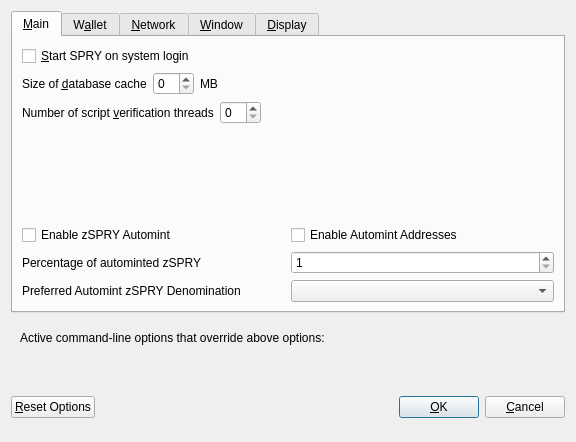
<?xml version="1.0" encoding="UTF-8"?>
<ui version="4.0">
 <class>OptionsDialog</class>
 <widget class="QDialog" name="OptionsDialog">
  <property name="geometry">
   <rect>
    <x>0</x>
    <y>0</y>
    <width>576</width>
    <height>442</height>
   </rect>
  </property>
  <property name="windowTitle">
   <string>Options</string>
  </property>
  <property name="modal">
   <bool>true</bool>
  </property>
  <layout class="QVBoxLayout" name="verticalLayout">
   <item>
    <widget class="QTabWidget" name="tabWidget">
     <property name="currentIndex">
      <number>0</number>
     </property>
     <widget class="QWidget" name="tabMain">
      <attribute name="title">
       <string>&amp;Main</string>
      </attribute>
      <layout class="QVBoxLayout" name="verticalLayout_Main">
       <item>
        <widget class="QCheckBox" name="bitcoinAtStartup">
         <property name="toolTip">
          <string>Automatically start SPRY after logging in to the system.</string>
         </property>
         <property name="text">
          <string>&amp;Start SPRY on system login</string>
         </property>
        </widget>
       </item>
       <item>
        <layout class="QHBoxLayout" name="horizontalLayout_2_Main">
         <item>
          <widget class="QLabel" name="databaseCacheLabel">
           <property name="text">
            <string>Size of &amp;database cache</string>
           </property>
           <property name="textFormat">
            <enum>Qt::PlainText</enum>
           </property>
           <property name="buddy">
            <cstring>databaseCache</cstring>
           </property>
          </widget>
         </item>
         <item>
          <widget class="QSpinBox" name="databaseCache"/>
         </item>
         <item>
          <widget class="QLabel" name="databaseCacheUnitLabel">
           <property name="text">
            <string>MB</string>
           </property>
           <property name="textFormat">
            <enum>Qt::PlainText</enum>
           </property>
          </widget>
         </item>
         <item>
          <spacer name="horizontalSpacer_2_Main">
           <property name="orientation">
            <enum>Qt::Horizontal</enum>
           </property>
           <property name="sizeHint" stdset="0">
            <size>
             <width>40</width>
             <height>20</height>
            </size>
           </property>
          </spacer>
         </item>
        </layout>
       </item>
       <item>
        <layout class="QHBoxLayout" name="horizontalLayout_3_Main">
         <item>
          <widget class="QLabel" name="threadsScriptVerifLabel">
           <property name="text">
            <string>Number of script &amp;verification threads</string>
           </property>
           <property name="textFormat">
            <enum>Qt::PlainText</enum>
           </property>
           <property name="buddy">
            <cstring>threadsScriptVerif</cstring>
           </property>
          </widget>
         </item>
         <item>
          <widget class="QSpinBox" name="threadsScriptVerif">
           <property name="toolTip">
            <string>(0 = auto, &lt;0 = leave that many cores free)</string>
           </property>
          </widget>
         </item>
         <item>
          <spacer name="horizontalSpacer_3_Main">
           <property name="orientation">
            <enum>Qt::Horizontal</enum>
           </property>
           <property name="sizeHint" stdset="0">
            <size>
             <width>40</width>
             <height>20</height>
            </size>
           </property>
          </spacer>
         </item>
        </layout>
       </item>
       <item>
        <spacer name="verticalSpacer_2">
         <property name="orientation">
          <enum>Qt::Vertical</enum>
         </property>
         <property name="sizeHint" stdset="0">
          <size>
           <width>20</width>
           <height>40</height>
          </size>
         </property>
        </spacer>
       </item>
       <item>
        <widget class="QWidget" name="verticalZpivOptionsWidget" native="true">
         <layout class="QVBoxLayout" name="verticalZpivOptionsLayout">
          <property name="margin">
           <number>0</number>
          </property>
          <item>
           <layout class="QHBoxLayout" name="horizontalAutomintingLayout">
            <item>
             <widget class="QCheckBox" name="checkBoxZeromintEnable">
              <property name="toolTip">
               <string>Enable automatic minting of SPRY units to zSPRY</string>
              </property>
              <property name="layoutDirection">
               <enum>Qt::LeftToRight</enum>
              </property>
              <property name="text">
               <string>Enable zSPRY Automint</string>
              </property>
             </widget>
            </item>
            <item>
             <widget class="QCheckBox" name="checkBoxZeromintAddresses">
              <property name="toolTip">
               <string>Enable automatic zSPRY minting from specific addresses</string>
              </property>
              <property name="layoutDirection">
               <enum>Qt::LeftToRight</enum>
              </property>
              <property name="text">
               <string>Enable Automint Addresses</string>
              </property>
             </widget>
            </item>
           </layout>
          </item>
          <item>
           <layout class="QHBoxLayout" name="horizontalZmintPercentageLayout">
            <item>
             <widget class="QLabel" name="percentage_label">
              <property name="toolTip">
               <string>Percentage of incoming SPRY which get automatically converted to zSPRY via Zerocoin Protocol (min: 10%)</string>
              </property>
              <property name="text">
               <string>Percentage of autominted zSPRY</string>
              </property>
             </widget>
            </item>
            <item>
             <widget class="QSpinBox" name="zeromintPercentage">
              <property name="minimum">
               <number>1</number>
              </property>
              <property name="maximum">
               <number>100</number>
              </property>
             </widget>
            </item>
           </layout>
          </item>
          <item>
           <layout class="QHBoxLayout" name="horizontalLayout" stretch="0,0">
            <property name="sizeConstraint">
             <enum>QLayout::SetFixedSize</enum>
            </property>
            <item>
             <widget class="QLabel" name="labelPreferredDenom">
              <property name="maximumSize">
               <size>
                <width>16777215</width>
                <height>16777215</height>
               </size>
              </property>
              <property name="toolTip">
               <string>Wait with automatic conversion to Zerocoin until enough SPRY for this denomination is available</string>
              </property>
              <property name="text">
               <string>Preferred Automint zSPRY Denomination</string>
              </property>
             </widget>
            </item>
            <item>
             <widget class="QComboBox" name="preferredDenom">
              <property name="maximumSize">
               <size>
                <width>16777215</width>
                <height>27</height>
               </size>
              </property>
              <property name="toolTip">
               <string>Wait with automatic conversion to Zerocoin until enough SPRY for this denomination is available</string>
              </property>
              <property name="maxVisibleItems">
               <number>9</number>
              </property>
              <property name="maxCount">
               <number>9</number>
              </property>
             </widget>
            </item>
           </layout>
          </item>
         </layout>
        </widget>
       </item>
      </layout>
     </widget>
     <widget class="QWidget" name="tabWallet">
      <attribute name="title">
       <string>W&amp;allet</string>
      </attribute>
      <layout class="QVBoxLayout" name="verticalLayout_Wallet">
       <item>
        <layout class="QHBoxLayout" name="horizontalLayout_2_Wallet">
         <item>
          <widget class="QLabel" name="labelStakeSplitThresholdText">
           <property name="text">
            <string>Stake split threshold:</string>
           </property>
          </widget>
         </item>
         <item>
          <widget class="QSpinBox" name="spinBoxStakeSplitThreshold">
           <property name="minimum">
            <number>1</number>
           </property>
           <property name="maximum">
            <number>999999</number>
           </property>
          </widget>
         </item>
        </layout>
       </item>
       <item>
        <widget class="QGroupBox" name="groupBox">
         <property name="title">
          <string>Expert</string>
         </property>
         <layout class="QVBoxLayout" name="verticalLayout_2">
          <item>
           <widget class="QCheckBox" name="coinControlFeatures">
            <property name="toolTip">
             <string>Whether to show coin control features or not.</string>
            </property>
            <property name="text">
             <string>Enable coin &amp;control features</string>
            </property>
           </widget>
          </item>
          <item>
           <widget class="QCheckBox" name="showMasternodesTab">
            <property name="toolTip">
             <string>Show additional tab listing all your masternodes in first sub-tab&lt;br/&gt;and all masternodes on the network in second sub-tab.</string>
            </property>
            <property name="text">
             <string>Show Masternodes Tab</string>
            </property>
           </widget>
          </item>
          <item>
           <widget class="QCheckBox" name="spendZeroConfChange">
            <property name="toolTip">
             <string>If you disable the spending of unconfirmed change, the change from a transaction&lt;br/&gt;cannot be used until that transaction has at least one confirmation.&lt;br/&gt;This also affects how your balance is computed.</string>
            </property>
            <property name="text">
             <string>&amp;Spend unconfirmed change</string>
            </property>
           </widget>
          </item>
         </layout>
        </widget>
       </item>
       <item>
        <spacer name="verticalSpacer_Wallet">
         <property name="orientation">
          <enum>Qt::Vertical</enum>
         </property>
         <property name="sizeHint" stdset="0">
          <size>
           <width>20</width>
           <height>40</height>
          </size>
         </property>
        </spacer>
       </item>
      </layout>
     </widget>
     <widget class="QWidget" name="tabNetwork">
      <attribute name="title">
       <string>&amp;Network</string>
      </attribute>
      <layout class="QVBoxLayout" name="verticalLayout_Network">
       <item>
        <widget class="QCheckBox" name="mapPortUpnp">
         <property name="toolTip">
          <string>Automatically open the SPRY client port on the router. This only works when your router supports UPnP and it is enabled.</string>
         </property>
         <property name="text">
          <string>Map port using &amp;UPnP</string>
         </property>
        </widget>
       </item>
       <item>
        <widget class="QCheckBox" name="allowIncoming">
         <property name="toolTip">
          <string>Accept connections from outside</string>
         </property>
         <property name="text">
          <string>Allow incoming connections</string>
         </property>
        </widget>
       </item>
       <item>
        <widget class="QCheckBox" name="connectSocks">
         <property name="toolTip">
          <string>Connect to the SPRY network through a SOCKS5 proxy.</string>
         </property>
         <property name="text">
          <string>&amp;Connect through SOCKS5 proxy (default proxy):</string>
         </property>
        </widget>
       </item>
       <item>
        <layout class="QHBoxLayout" name="horizontalLayout_1_Network">
         <item>
          <widget class="QLabel" name="proxyIpLabel">
           <property name="text">
            <string>Proxy &amp;IP:</string>
           </property>
           <property name="textFormat">
            <enum>Qt::PlainText</enum>
           </property>
           <property name="buddy">
            <cstring>proxyIp</cstring>
           </property>
          </widget>
         </item>
         <item>
          <widget class="QValidatedLineEdit" name="proxyIp">
           <property name="minimumSize">
            <size>
             <width>140</width>
             <height>0</height>
            </size>
           </property>
           <property name="maximumSize">
            <size>
             <width>140</width>
             <height>16777215</height>
            </size>
           </property>
           <property name="toolTip">
            <string>IP address of the proxy (e.g. IPv4: 127.0.0.1 / IPv6: ::1)</string>
           </property>
          </widget>
         </item>
         <item>
          <widget class="QLabel" name="proxyPortLabel">
           <property name="text">
            <string>&amp;Port:</string>
           </property>
           <property name="textFormat">
            <enum>Qt::PlainText</enum>
           </property>
           <property name="buddy">
            <cstring>proxyPort</cstring>
           </property>
          </widget>
         </item>
         <item>
          <widget class="QLineEdit" name="proxyPort">
           <property name="minimumSize">
            <size>
             <width>55</width>
             <height>0</height>
            </size>
           </property>
           <property name="maximumSize">
            <size>
             <width>55</width>
             <height>16777215</height>
            </size>
           </property>
           <property name="toolTip">
            <string>Port of the proxy (e.g. 9050)</string>
           </property>
          </widget>
         </item>
         <item>
          <spacer name="horizontalSpacer_1_Network">
           <property name="orientation">
            <enum>Qt::Horizontal</enum>
           </property>
           <property name="sizeHint" stdset="0">
            <size>
             <width>40</width>
             <height>20</height>
            </size>
           </property>
          </spacer>
         </item>
        </layout>
       </item>
       <item>
        <spacer name="verticalSpacer_Network">
         <property name="orientation">
          <enum>Qt::Vertical</enum>
         </property>
         <property name="sizeHint" stdset="0">
          <size>
           <width>20</width>
           <height>40</height>
          </size>
         </property>
        </spacer>
       </item>
      </layout>
     </widget>
     <widget class="QWidget" name="tabWindow">
      <attribute name="title">
       <string>&amp;Window</string>
      </attribute>
      <layout class="QVBoxLayout" name="verticalLayout_Window">
       <item>
        <widget class="QCheckBox" name="minimizeToTray">
         <property name="toolTip">
          <string>Show only a tray icon after minimizing the window.</string>
         </property>
         <property name="text">
          <string>&amp;Minimize to the tray instead of the taskbar</string>
         </property>
        </widget>
       </item>
       <item>
        <widget class="QCheckBox" name="minimizeOnClose">
         <property name="toolTip">
          <string>Minimize instead of exit the application when the window is closed. When this option is enabled, the application will be closed only after selecting Quit in the menu.</string>
         </property>
         <property name="text">
          <string>M&amp;inimize on close</string>
         </property>
        </widget>
       </item>
       <item>
        <spacer name="verticalSpacer_Window">
         <property name="orientation">
          <enum>Qt::Vertical</enum>
         </property>
         <property name="sizeHint" stdset="0">
          <size>
           <width>20</width>
           <height>40</height>
          </size>
         </property>
        </spacer>
       </item>
      </layout>
     </widget>
     <widget class="QWidget" name="tabDisplay">
      <attribute name="title">
       <string>&amp;Display</string>
      </attribute>
      <layout class="QVBoxLayout" name="verticalLayout_Display">
       <item>
        <layout class="QHBoxLayout" name="horizontalLayout_1_Display">
         <item>
          <widget class="QLabel" name="langLabel">
           <property name="text">
            <string>User Interface &amp;language:</string>
           </property>
           <property name="textFormat">
            <enum>Qt::PlainText</enum>
           </property>
           <property name="buddy">
            <cstring>lang</cstring>
           </property>
          </widget>
         </item>
         <item>
          <widget class="QValueComboBox" name="lang">
           <property name="toolTip">
            <string>The user interface language can be set here. This setting will take effect after restarting SPRY.</string>
           </property>
          </widget>
         </item>
        </layout>
       </item>
       <item>
        <widget class="QLabel" name="label_3">
         <property name="toolTip">
          <string notr="true"/>
         </property>
         <property name="statusTip">
          <string notr="true"/>
         </property>
         <property name="whatsThis">
          <string notr="true"/>
         </property>
         <property name="accessibleName">
          <string notr="true"/>
         </property>
         <property name="text">
          <string>Language missing or translation incomplete? Help contributing translations here:
https://discord.gg/ARRRgQzpdZ</string>
         </property>
         <property name="wordWrap">
          <bool>true</bool>
         </property>
         <property name="openExternalLinks">
          <bool>true</bool>
         </property>
         <property name="textInteractionFlags">
          <set>Qt::TextBrowserInteraction</set>
         </property>
        </widget>
       </item>
       <item>
        <layout class="QHBoxLayout" name="horizontalLayout_2_Display" stretch="0,0">
         <item>
          <widget class="QLabel" name="themeLabel">
           <property name="text">
            <string>User Interface Theme:</string>
           </property>
          </widget>
         </item>
         <item>
          <widget class="QValueComboBox" name="theme"/>
         </item>
        </layout>
       </item>
       <item>
        <widget class="QWidget" name="verticalZpivDisplayWidget" native="true">
         <layout class="QVBoxLayout" name="verticalZpivDisplayLayout">
          <property name="margin">
           <number>0</number>
          </property>
          <item>
           <widget class="Line" name="line">
            <property name="orientation">
             <enum>Qt::Horizontal</enum>
            </property>
           </widget>
          </item>
          <item>
           <layout class="QHBoxLayout" name="horizontalLayout_3_Display">
            <item>
             <widget class="QLabel" name="unitLabel">
              <property name="text">
               <string>Unit to show amounts in:</string>
              </property>
              <property name="textFormat">
               <enum>Qt::PlainText</enum>
              </property>
             </widget>
            </item>
            <item>
             <widget class="QValueComboBox" name="unit">
              <property name="toolTip">
               <string>Choose the default subdivision unit to show in the interface and when sending coins.</string>
              </property>
             </widget>
            </item>
           </layout>
          </item>
          <item>
           <layout class="QHBoxLayout" name="horizontalLayout_4_Display">
            <item>
             <widget class="QLabel" name="digitsLabel">
              <property name="text">
               <string>Decimal digits</string>
              </property>
             </widget>
            </item>
            <item>
             <widget class="QValueComboBox" name="digits"/>
            </item>
           </layout>
          </item>
          <item>
           <layout class="QHBoxLayout" name="horizontalLayout_5_Display">
            <item>
             <widget class="QCheckBox" name="checkBoxHideZeroBalances">
              <property name="toolTip">
               <string>Hide empty balances</string>
              </property>
              <property name="layoutDirection">
               <enum>Qt::LeftToRight</enum>
              </property>
              <property name="text">
               <string>Hide empty balances</string>
              </property>
             </widget>
            </item>
            <item>
             <widget class="QCheckBox" name="checkBoxHideOrphans">
              <property name="toolTip">
               <string>Hide orphan stakes in transaction lists</string>
              </property>
              <property name="text">
               <string>Hide orphan stakes</string>
              </property>
             </widget>
            </item>
            <item>
             <spacer name="horizontalSpacer">
              <property name="orientation">
               <enum>Qt::Horizontal</enum>
              </property>
              <property name="sizeHint" stdset="0">
               <size>
                <width>40</width>
                <height>20</height>
               </size>
              </property>
             </spacer>
            </item>
           </layout>
          </item>
          <item>
           <layout class="QHBoxLayout" name="horizontalLayout_6_Display">
            <item>
             <widget class="QLabel" name="thirdPartyTxUrlsLabel">
              <property name="toolTip">
               <string>Third party URLs (e.g. a block explorer) that appear in the transactions tab as context menu items. %s in the URL is replaced by transaction hash. Multiple URLs are separated by vertical bar |.</string>
              </property>
              <property name="text">
               <string>Third party transaction URLs</string>
              </property>
             </widget>
            </item>
            <item>
             <widget class="QLineEdit" name="thirdPartyTxUrls">
              <property name="toolTip">
               <string>Third party URLs (e.g. a block explorer) that appear in the transactions tab as context menu items. %s in the URL is replaced by transaction hash. Multiple URLs are separated by vertical bar |.</string>
              </property>
             </widget>
            </item>
           </layout>
          </item>
         </layout>
        </widget>
       </item>
       <item>
        <spacer name="verticalSpacer">
         <property name="orientation">
          <enum>Qt::Vertical</enum>
         </property>
         <property name="sizeHint" stdset="0">
          <size>
           <width>20</width>
           <height>40</height>
          </size>
         </property>
        </spacer>
       </item>
      </layout>
     </widget>
    </widget>
   </item>
   <item>
    <widget class="QFrame" name="frame">
     <layout class="QVBoxLayout" name="verticalLayout_Bottom">
      <item>
       <layout class="QHBoxLayout" name="horizontalLayout_Bottom">
        <item>
         <widget class="QLabel" name="overriddenByCommandLineInfoLabel">
          <property name="text">
           <string>Active command-line options that override above options:</string>
          </property>
          <property name="textFormat">
           <enum>Qt::PlainText</enum>
          </property>
         </widget>
        </item>
        <item>
         <spacer name="horizontalSpacer_Bottom">
          <property name="orientation">
           <enum>Qt::Horizontal</enum>
          </property>
          <property name="sizeHint" stdset="0">
           <size>
            <width>40</width>
            <height>20</height>
           </size>
          </property>
         </spacer>
        </item>
       </layout>
      </item>
      <item>
       <widget class="QLabel" name="overriddenByCommandLineLabel">
        <property name="text">
         <string/>
        </property>
        <property name="textFormat">
         <enum>Qt::PlainText</enum>
        </property>
        <property name="wordWrap">
         <bool>true</bool>
        </property>
       </widget>
      </item>
     </layout>
    </widget>
   </item>
   <item>
    <layout class="QHBoxLayout" name="horizontalLayout_Buttons">
     <item>
      <widget class="QPushButton" name="resetButton">
       <property name="toolTip">
        <string>Reset all client options to default.</string>
       </property>
       <property name="text">
        <string>&amp;Reset Options</string>
       </property>
       <property name="autoDefault">
        <bool>false</bool>
       </property>
      </widget>
     </item>
     <item>
      <spacer name="horizontalSpacer_1">
       <property name="orientation">
        <enum>Qt::Horizontal</enum>
       </property>
       <property name="sizeHint" stdset="0">
        <size>
         <width>40</width>
         <height>48</height>
        </size>
       </property>
      </spacer>
     </item>
     <item>
      <widget class="QLabel" name="statusLabel">
       <property name="minimumSize">
        <size>
         <width>200</width>
         <height>0</height>
        </size>
       </property>
       <property name="font">
        <font>
         <weight>75</weight>
         <bold>true</bold>
        </font>
       </property>
       <property name="text">
        <string/>
       </property>
       <property name="textFormat">
        <enum>Qt::PlainText</enum>
       </property>
       <property name="wordWrap">
        <bool>true</bool>
       </property>
      </widget>
     </item>
     <item>
      <spacer name="horizontalSpacer_2">
       <property name="orientation">
        <enum>Qt::Horizontal</enum>
       </property>
       <property name="sizeHint" stdset="0">
        <size>
         <width>40</width>
         <height>48</height>
        </size>
       </property>
      </spacer>
     </item>
     <item>
      <widget class="QPushButton" name="okButton">
       <property name="text">
        <string>&amp;OK</string>
       </property>
       <property name="autoDefault">
        <bool>false</bool>
       </property>
       <property name="default">
        <bool>true</bool>
       </property>
      </widget>
     </item>
     <item>
      <widget class="QPushButton" name="cancelButton">
       <property name="text">
        <string>&amp;Cancel</string>
       </property>
       <property name="autoDefault">
        <bool>false</bool>
       </property>
      </widget>
     </item>
    </layout>
   </item>
  </layout>
 </widget>
 <customwidgets>
  <customwidget>
   <class>QValidatedLineEdit</class>
   <extends>QLineEdit</extends>
   <header>qvalidatedlineedit.h</header>
  </customwidget>
  <customwidget>
   <class>QValueComboBox</class>
   <extends>QComboBox</extends>
   <header>qvaluecombobox.h</header>
  </customwidget>
 </customwidgets>
 <resources/>
 <connections/>
</ui>
